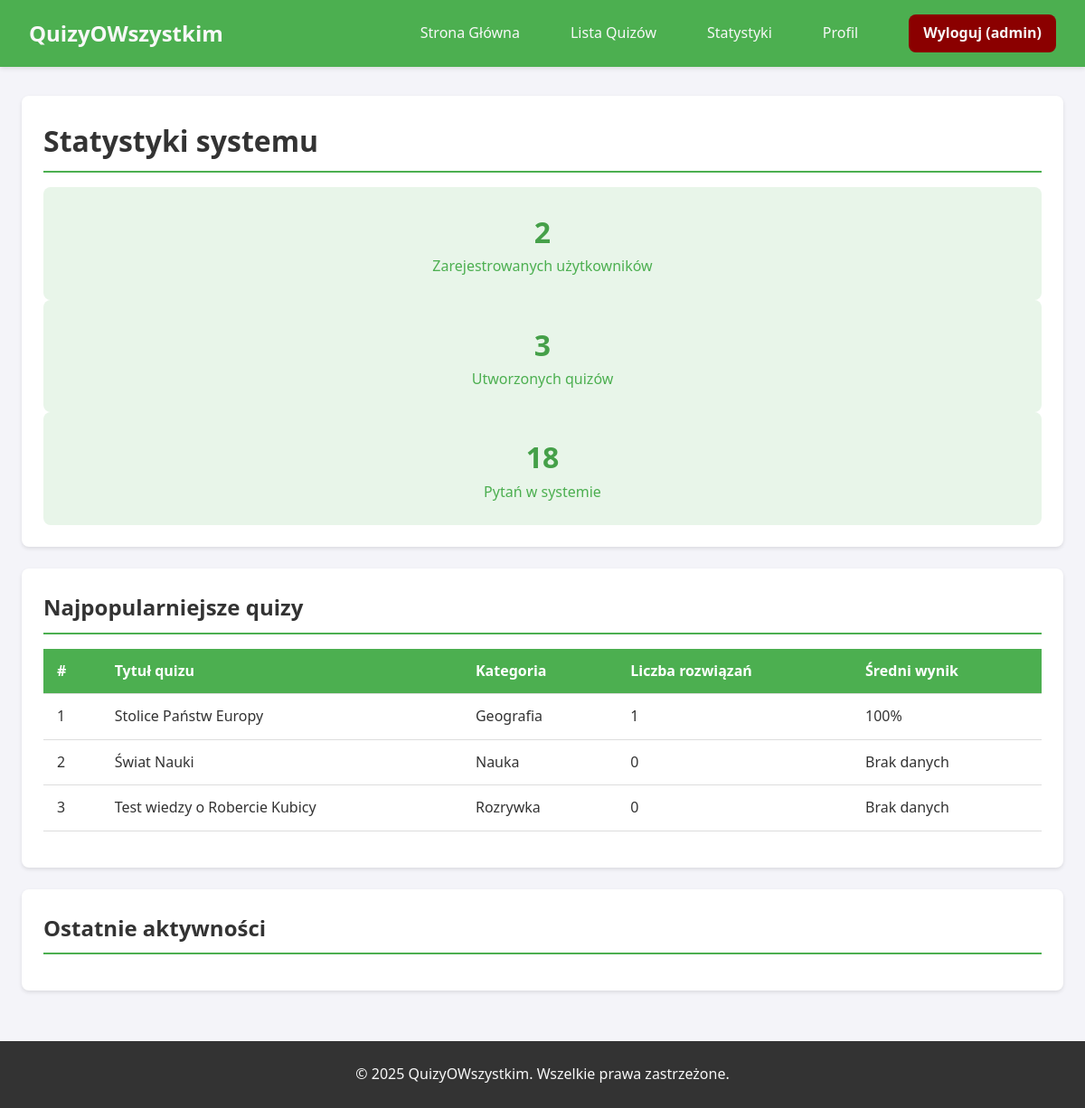
Screenshot of /quizy/stats.php (signed in) with the database file from the repository.
### tables this page shows
CREATE TABLE `quizzes` (
  `id` int(11) NOT NULL,
  `title` varchar(255) NOT NULL,
  `description` text DEFAULT NULL,
  `category` varchar(100) NOT NULL,
  `question_type` enum('single_choice','multiple_choice','true_false','image_guess') NOT NULL,
  `created_by` int(11) NOT NULL,
  `created_at` timestamp NOT NULL DEFAULT current_timestamp()
);

### quizy/stats.php (the view, shortened to what this page needs)
<?php
require_once __DIR__ . '/includes/header.php';
$pdo = getDbConnection();
?>
<div class="container">
    <div class="section">
        <h1 class="section-title">Statystyki systemu</h1>
        <div class="stats-grid">
            <div class="stat-card">
                <div class="stat-value">
                    <?php
                    $stmt = $pdo->query("SELECT COUNT(*) FROM users");
                    echo $stmt->fetchColumn();
                    ?>
                </div>
                <div class="stat-label">Zarejestrowanych użytkowników</div>
            </div>
            <div class="stat-card">
                <div class="stat-value">
                    <?php
                    $stmt = $pdo->query("SELECT COUNT(*) FROM quizzes");
                    echo $stmt->fetchColumn();
                    ?>
                </div>
                <div class="stat-label">Utworzonych quizów</div>
            </div>
            <div class="stat-card">
                <div class="stat-value">
                    <?php
                    $stmt = $pdo->query("SELECT COUNT(*) FROM questions");
                    echo $stmt->fetchColumn();
                    ?>
                </div>
                <div class="stat-label">Pytań w systemie</div>
            </div>
        </div>
    </div>
    <div class="section">
        <h2 class="section-title">Najpopularniejsze quizy</h2>
        <div class="table-responsive">
            <table class="table">
                <thead>
                    <tr>
                        <th>#</th>
                        <th>Tytuł quizu</th>
                        <th>Kategoria</th>
                        <th>Liczba rozwiązań</th>
                        <th>Średni wynik</th>
                    </tr>
                </thead>
                <tbody>
                    <?php
                    $stmt = $pdo->query("
                        SELECT q.id, q.title, q.category,
                               COUNT(s.quiz_id) as attempts,
                               AVG(s.score) as avg_score
                        FROM quizzes q
                        LEFT JOIN user_stats s ON q.id = s.quiz_id
                        GROUP BY q.id
                        ORDER BY attempts DESC
                        LIMIT 5
                    ");
                    $i = 1;
                    while ($row = $stmt->fetch()):
                    ?>
                    <tr>
                        <td><?= $i++ ?></td>
                        <td><?= htmlspecialchars($row['title']) ?></td>
                        <td><?= htmlspecialchars($row['category']) ?></td>
                        <td><?= $row['attempts'] ?: '0' ?></td>
                        <td><?= $row['avg_score'] ? round($row['avg_score'], 2) . '%' : 'Brak danych' ?></td>
                    </tr>
                    <?php endwhile; ?>
                </tbody>
            </table>
        </div>
    </div>
    <?php if ($_SESSION['role'] === 'admin'): ?>
    <div class="section">
        <h2 class="section-title">Ostatnie aktywności</h2>
    </div>
    <?php endif; ?>
</div>
<?php
require_once __DIR__ . '/includes/footer.php';
?>

### quizy/css/styles.css (style rules this page uses)
html, body { height: 100%; }
body { display: flex; flex-direction: column; min-height: 100vh; }
:root { --primary-color: #4CAF50; --primary-dark: #45a049; --primary-light: #e8f5e9; --secondary-color: #f44336; --secondary-dark: #d32f2f; --accent-color: #2196F3; --background: #f4f4f9; --text-dark: #333; --text-medium: #666; --text-light: #f8f8f8; --border-radius: 8px; --box-shadow: 0 2px 4px rgba(0,0,0,0.1); --box-shadow-lg: 0 5px 15px rgba(0,0,0,0.1); --transition: all 0.3s ease; }
* { margin: 0; padding: 0; box-sizing: border-box; }
body { font-family: 'Segoe UI', Tahoma, Geneva, Verdana, sans-serif; line-height: 1.6; color: var(--text-dark); background-color: var(--background); min-height: 100vh; display: flex; flex-direction: column; }
.container { width: 100%; max-width: 1200px; margin: 2rem auto; padding: 0 1.5rem; flex: 1; }
.section { background: white; border-radius: var(--border-radius); padding: 1.5rem; margin-bottom: 1.5rem; box-shadow: var(--box-shadow); }
.section-title { margin-top: 0; margin-bottom: 1rem; color: var(--text-dark); border-bottom: 2px solid var(--primary-color); padding-bottom: 0.5rem; }
.stat-card { background: var(--primary-light); border-radius: var(--border-radius); padding: 1.5rem; text-align: center; }
.stat-value { font-size: 2rem; color: var(--primary-dark); font-weight: bold; }
.stat-label { color: var(--primary-color); }
.table { width: 100%; border-collapse: collapse; margin-bottom: 1rem; }
.table th, .table td { padding: 12px 15px; text-align: left; border-bottom: 1px solid #ddd; }
.table th { background-color: var(--primary-color); color: white; }

### rows the page displays
quizzes: title "Stolice Państw Europy", category "Geografia", attempts "1", avg_score "100"
quizzes: title "Świat Nauki", category "Nauka", attempts "0", shows "Brak danych"
quizzes: title "Test wiedzy o Robercie Kubicy", category "Rozrywka", attempts "0", shows "Brak danych"

### other values shown
$_SESSION['username'] "admin"
$stmt->fetchColumn() "2"
$stmt->fetchColumn() "3"
$stmt->fetchColumn() "18"
